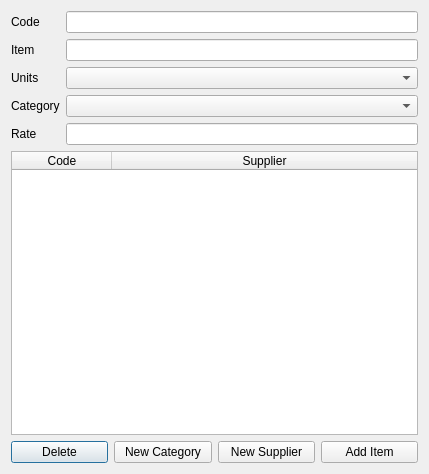
<?xml version="1.0" encoding="UTF-8"?>
<ui version="4.0">
 <class>new_item</class>
 <widget class="QDialog" name="new_item">
  <property name="geometry">
   <rect>
    <x>0</x>
    <y>0</y>
    <width>429</width>
    <height>474</height>
   </rect>
  </property>
  <property name="windowTitle">
   <string>New Item</string>
  </property>
  <layout class="QVBoxLayout" name="verticalLayout">
   <item>
    <layout class="QFormLayout" name="formLayout">
     <property name="fieldGrowthPolicy">
      <enum>QFormLayout::AllNonFixedFieldsGrow</enum>
     </property>
     <item row="0" column="0">
      <widget class="QLabel" name="label_4">
       <property name="text">
        <string>Code</string>
       </property>
      </widget>
     </item>
     <item row="0" column="1">
      <widget class="QLineEdit" name="itemdialogue_codenumber_lineedit"/>
     </item>
     <item row="1" column="0">
      <widget class="QLabel" name="label">
       <property name="text">
        <string>Item</string>
       </property>
      </widget>
     </item>
     <item row="1" column="1">
      <widget class="QLineEdit" name="itemdialogue_itemname_lineedit"/>
     </item>
     <item row="2" column="0">
      <widget class="QLabel" name="label_5">
       <property name="text">
        <string>Units</string>
       </property>
      </widget>
     </item>
     <item row="2" column="1">
      <widget class="QComboBox" name="itemdialogue_itemunit_combobox"/>
     </item>
     <item row="3" column="0">
      <widget class="QLabel" name="label_2">
       <property name="text">
        <string>Category</string>
       </property>
      </widget>
     </item>
     <item row="3" column="1">
      <widget class="QComboBox" name="itemdialogue_itemcategory_combobox"/>
     </item>
     <item row="4" column="0">
      <widget class="QLabel" name="label_3">
       <property name="text">
        <string>Rate</string>
       </property>
      </widget>
     </item>
     <item row="4" column="1">
      <widget class="QLineEdit" name="itemdialogue_rate_lineedit"/>
     </item>
    </layout>
   </item>
   <item>
    <widget class="QTableWidget" name="itemdialogue_supplier_table">
     <attribute name="horizontalHeaderStretchLastSection">
      <bool>true</bool>
     </attribute>
     <column>
      <property name="text">
       <string>Code</string>
      </property>
     </column>
     <column>
      <property name="text">
       <string>Supplier</string>
      </property>
     </column>
    </widget>
   </item>
   <item>
    <layout class="QHBoxLayout" name="horizontalLayout">
     <item>
      <widget class="QPushButton" name="itemdialogue_delete_button">
       <property name="text">
        <string>Delete</string>
       </property>
      </widget>
     </item>
     <item>
      <widget class="QPushButton" name="itemdialogue_newcategory_button">
       <property name="text">
        <string>New Category</string>
       </property>
      </widget>
     </item>
     <item>
      <widget class="QPushButton" name="itemdialogue_addsuplier_button">
       <property name="text">
        <string>New Supplier</string>
       </property>
      </widget>
     </item>
     <item>
      <widget class="QPushButton" name="itemdialogue_additem_button">
       <property name="text">
        <string>Add Item</string>
       </property>
      </widget>
     </item>
    </layout>
   </item>
  </layout>
 </widget>
 <tabstops>
  <tabstop>itemdialogue_codenumber_lineedit</tabstop>
  <tabstop>itemdialogue_itemname_lineedit</tabstop>
  <tabstop>itemdialogue_itemunit_combobox</tabstop>
  <tabstop>itemdialogue_itemcategory_combobox</tabstop>
  <tabstop>itemdialogue_rate_lineedit</tabstop>
  <tabstop>itemdialogue_additem_button</tabstop>
  <tabstop>itemdialogue_delete_button</tabstop>
  <tabstop>itemdialogue_newcategory_button</tabstop>
 </tabstops>
 <resources/>
 <connections/>
</ui>
